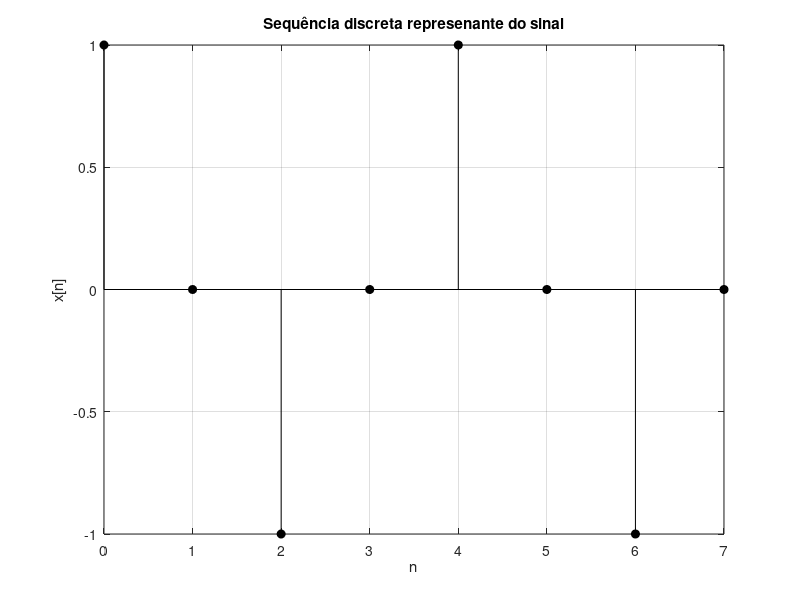

MATLAB code for this plot: (Note: this script raises an error after producing the figure.)
close all
clear
clc

fs = 4;                     % Freq de amostragem
f = 1;                      % Freq = 1
T = 1/f;                    % Periodo = 1/freq
Ts = 1/fs;
N = 8;                      % Tamanho da amostra(8)
n = 0:N-1;                  % Índices dos valores de x
x = cos(2*pi*n*Ts);         % Sequencia de 8 elementos
w0 = 2*pi*f;                % Freq angular
wi = n*w0;                  % Freq em cada um dos índices do vetor

figure
stem(n,x,'k','filled')
xlabel('n')
ylabel('x[n]')
title('Sequência discreta represenante do sinal')
grid on

%%

% Matriz DFT 8x8 com valores calculados manualmente
F = [1 1 1 1 1 1 1 1;
    1 exp(-1i*pi/4) exp(-1i*pi/2) exp(-1i*3*pi/4) exp(-1i*pi) exp(-1i*5*pi/4) exp(-1i*3*pi/2) exp(-1i*2*pi);
    1 exp(-1i*pi/2) exp(-1i*pi) exp(-1i*3*pi/2) exp(-1i*2*pi) exp(-1i*5*pi/2) exp(-1i*3*pi) exp(-1i*7*pi/2);
    1 exp(-1i*3*pi/4) exp(-1i*3*pi/2) exp(-1i*9*pi/4) exp(-1i*3*pi) exp(-1i*15*pi/4) exp(-1i*9*pi/2) exp(-1i*21*pi/4);
    1 exp(-1i*pi) exp(-1i*2*pi) exp(-1i*3*pi) exp(-1i*4*pi) exp(-1i*5*pi) exp(-1i*6*pi) exp(-1i*7*pi);
    1 exp(-1i*5*pi/4) exp(-1i*5*pi/2) exp(-1i*15*pi/4) exp(-1i*5*pi) exp(-1i*25*pi/4) exp(-1i*15*pi/2) exp(-1i*35*pi/4);
    1 exp(-1i*3*pi/2) exp(-1i*3*pi) exp(-1i*9*pi/2) exp(-1i*6*pi) exp(-1i*15*pi/2) exp(-1i*9*pi) exp(-1i*21*pi/2);
    1 exp(-1i*2*pi) exp(-1i*7*pi/2) exp(-1i*21*pi/4) exp(-1i*7*pi) exp(-1i*35*pi/4) exp(-1i*21*pi/2) exp(-1i*49*pi/4)];

X = (1/N)*F*x';
%%

% Matriz DFT 8x8 com laço de repetição
F1 = dft(8);
Fk = (1/N)*F1*x';

%%
geraGrafico(wi,X)


%%
y1 = fft(x);
y2 = x*dftmtx(N);
y3 = F*x';

norm(y1-y2)
norm(y1-y3)

%%
% Alterando os parâmetros conforme a tabela pt1
fs = 4;                     % Freq de amostragem
f = 0.5;                    % Freq = 0.5
T = 1/f;                    % Periodo = 1/freq
Ts = 1/fs;
N = 8;                      % Tamanho da amostra(8)
n = 0:N-1;                  % Índices dos valores de x
x = cos(2*pi*n*Ts);         % Sequencia de 8 elementos
w0 = 2*pi*f;                % Freq angular
wi = n*w0;                  % Freq em cada um dos índices do vetor

figure
stem(n,x,'k','filled')
xlabel('n')
ylabel('x[n]')
title('Sequência discreta represenante do sinal')
grid on
geraGrafico(wi,X)

%%
% Alterando os parâmetros conforme a tabela pt1
fs = 8;                     % Freq de amostragem
f = 1;                      % Freq = 1
T = 1/f;                    % Periodo = 1/freq
Ts = 1/fs;
N = 8;                      % Tamanho da amostra(8)
n = 0:N-1;                  % Índices dos valores de x
x = cos(2*pi*n*Ts);         % Sequencia de 8 elementos
w0 = 2*pi*f;                % Freq angular
wi = n*w0;                  % Freq em cada um dos índices do vetor

figure
stem(n,x,'k','filled')
xlabel('n')
ylabel('x[n]')
title('Sequência discreta represenante do sinal')
grid on
geraGrafico(wi,X)

%%
% Alterando os parâmetros para 100

fs2 = 100;                  % Freq de amostragem
f2 = 1;                     % Freq = 1
T2 = 1/f;                   % Periodo = 1/freq
Ts2 = 1/fs2;
N100 = 100;                 % Tamanho da amostra(100)
n100 = 0:N100-1;            % Índices dos valores de x
x100 = cos(2*pi*n100*Ts);   % Sequencia de 100 elementos
w02 = 2*pi*f2;              % Freq angular
wi2 = n100*w02;             % Freq em cada um dos índices do vetor

% Matriz DFT 100x100 com laço de repetição
F100 = dft(100);
X100 = (1/N100)*F100*x100';

geraGrafico(wi2,X100)

%%
N75 = 75;
F75 = dft(75);
n75 = 0:N75-1;            % Índices dos valores de x
x75 = cos(2*pi*n75*Ts);   % Sequencia de 75 elementos
X75 = (1/N75)*F75*x75';
wi2 = n75*w02;             % Freq em cada um dos índices do vetor

geraGrafico(wi2,X75)

%%
Y1 = fft(x100);
Y2 = x100*dftmtx(N100);
Y3 = F100*x100';

norm(Y1-Y2)
norm(Y1-Y3)

%%
% Função para a dft
function Ffunc = dft(A)
    Ffunc = zeros(A);
    for k=1:A
        for i=1:A
            Ffunc(k,i) = exp(-1i*(k-1)*(i-1)*2*(pi/A));
        end
    end
end

% Função para geração dos gráficos
function geraGrafico(WI,FF)
    figure
    subplot(2,1,1)
    stem(WI,abs(FF), 'filled', 'b')
    grid on
    title('Magnitude - |X[k]|')
    xlabel('\Omega')
    ylabel('|X[k]|')
    
    subplot(2,1,2)
    stem(WI,angle(FF), 'filled', 'r')
    grid on
    title('Fase - arg\{X[k]\}')
    xlabel('\Omega')
    ylabel('arg\{X[k]\}')
end